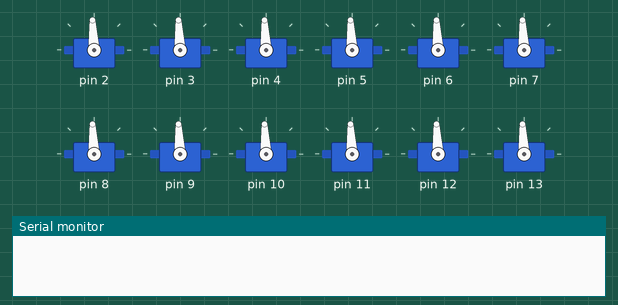
Simulated run of this sketch. Board: Arduino Mega 2560, built with avr-gcc and run on an emulated ATmega2560. On the bench: 12 × servo, the last lines printed to the serial monitor. Random numbers use the default seed unless the sketch sets one.

Above: at 0.1 s.
At 13.0 s:
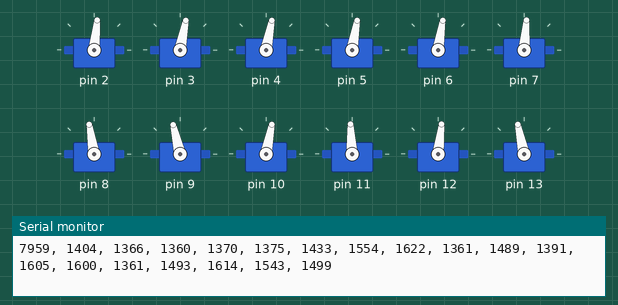
At 21.1 s:
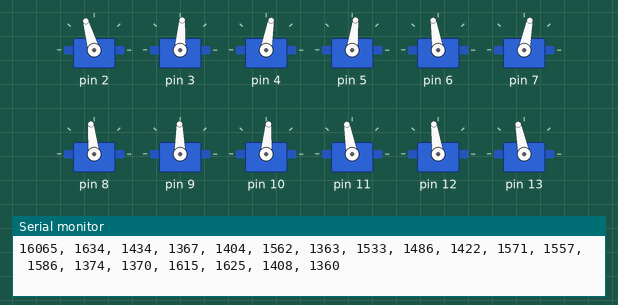
Timing chart, 0 to 40.0 s (numbered marks = the images above):
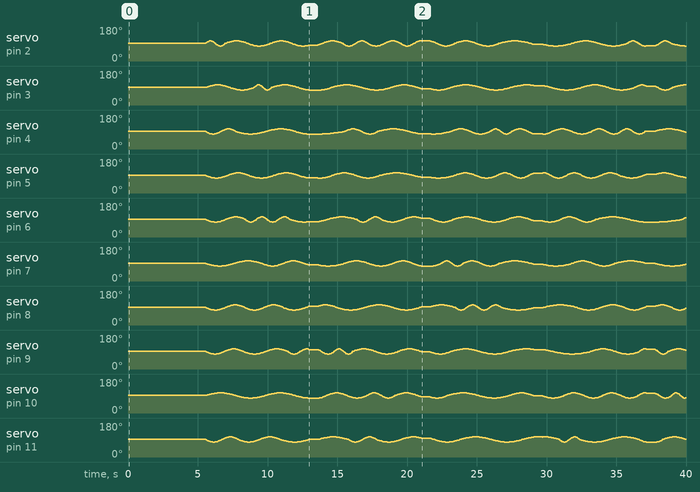

The sketch:

randomSinusoidal.ino
```cpp
#include<Servo.h>
#include<SoftwareSerial.h>
#include<Time.h>

const float pi = 3.14159265;
float startPos = 1500;
const int numServos = 18;
int amp = 140;
const int testTime = 6000; // 6 seconds
const int minPeriod = 1000;
const int maxPeriod = 4000;
const int timestep = minPeriod/25;
const int N = testTime/timestep;
int trials = 5;
//int factor = 1;

Servo servo[numServos];

int positions[numServos][N];
int lastWrite[numServos][3];
//int sensorPin[numServos];

void setup()
{
  for (int i=0;i<numServos;i++)
  {
    servo[i].write(startPos);
    servo[i].attach(i+2);
    //servo[i].write(startPos);
    //sensorPin[i] = i;
  };
  //while(1){};
  Serial.begin(57600);
  randomSeed(analogRead(40));
  delay(5000);
  //int t=0;
  //time_t start = time(0);
  unsigned long start = millis();
  for (int tr=0;tr<trials;tr++)
  {
    fillCycle();

    for (int i=0;i<N;i++)
    {
      //Serial.print(t);
      //Serial.print(difftime(time(0),start));
      int toPrint[numServos];
      for (int ser=0;ser<numServos;ser++)
      {
        servo[ser].write(positions[ser][i]);
        toPrint[ser] = positions[ser][i];
        //Serial.print(positions[ser][i]);
        //Serial.print(", ");
      };
      //t+=1;
      delay(timestep);
      unsigned long now = millis()-start;
      Serial.print(now);
      for (int ser=0;ser<numServos;ser++)
      {
        Serial.print(", ");
        Serial.print(toPrint[ser]);
      };
      Serial.print("\n");
    };
    resetServos();
    //for (int i=0;i<numServos;i++)
    //{
    //  servo[i].write(startPos);
    //};
    //delay(2000);
  };
}

void loop()
{
  //while(1){};
}

void fillCycle()
{
  for (int ser=0;ser<numServos;ser++)
  {
    int count = 0;
    int phase = pow(-1,random(0,2));
    while (positions[ser][N-1]==0)
    {
      float period;
      float shift = 0;
      float num;
      int toPhase;
      if (lastWrite[ser][0]==0)
      {
        period = float(random(minPeriod,maxPeriod));
        num = period/timestep;
        toPhase = phase;
      }
      else
      {
        float x0 = 0;
        float x1 = 1;
        float y0;
        float y1;
        if (lastWrite[ser][1] != lastWrite[ser][2])
        {
          y0 = float(lastWrite[ser][1]);
          y1 = float(lastWrite[ser][2]);
        }
        else
        {
          y0 = float(lastWrite[ser][0]);
          y1 = float(lastWrite[ser][2]);
          x1 = 3;
        };
        float lhs0 = asin((y0-float(startPos))/float(amp));
        float lhs1 = asin((y1-float(startPos))/float(amp));
        period = (2*pi*timestep*(x1-x0))/(lhs1-lhs0);
        //phase = 1;
        //if (period<0){period*=-1;};
        shift = lhs1 - (2*pi*x1)/period;
        //Serial.print(ser);
        //Serial.print(", ");
        //Serial.print(y0);
        //Serial.print(", ");
        //Serial.print(y1);
        //Serial.print(", ");
        //Serial.print(lhs0);
        //Serial.print(", ");
        //Serial.print(lhs1);
        //Serial.print(", ");
        //Serial.print(shift);
        //Serial.print("\n");
        if (period>0)
        {
          num = ((pi-shift)*period)/(2*pi*timestep);
        }
        else
        {
          num = ((pi+shift)*period)/(2*pi*timestep);
        };
        phase = 1;
        lastWrite[ser][0]=0;
        lastWrite[ser][1]=0;
        lastWrite[ser][2]=0;
        if (num<0)
        {toPhase = 1;}
        else {toPhase = -1;};
      };
      int n = abs(num);
      //Serial.print(ser);
      //Serial.print(", ");
      //Serial.print(period);
      //Serial.print(", ");
      //Serial.print(shift);
      //Serial.print(", ");
      //Serial.print(num);
      //Serial.print(", ");
      //Serial.print(n);
      //Serial.print("\n");
      for (int j=0;j<n;j++)
      {
        float J = j;
        int val = phase*amp*sin(pi*2*J*timestep/period+shift)+startPos;
        positions[ser][count]=val;
        count += 1;
        if (count>=N)
        {
          j = n;
        };
      };
      phase = toPhase;
    };
  };
}

void resetServos()
{
  //startPos -= 1;
  for (int i=0;i<numServos;i++)
  {
    //servo[i].write(startPos);
    //delay(timestep*8);
    lastWrite[i][0]=positions[i][N-4];
    lastWrite[i][1]=positions[i][N-2];
    lastWrite[i][2]=positions[i][N-1];
    //Serial.print(lastWrite[i][0]);
    //Serial.print(", ");
    //Serial.print(lastWrite[i][1]);
    //Serial.print("\n");
    for (int j=0;j<N;j++)
    {
      positions[i][j]=0;
    };
    //positions[i][-2]=0;
    //positions[i][-1]=0;
  };
  //delay(1000);
}

void testCycle()
{
  for (int i=0;i<numServos;i++)
  {
    int count = 0;
    int phase = pow(-1,random(0,2));

    while (positions[i][N-1]==0)
    {
      float period = random(minPeriod,maxPeriod);
      int n = period/timestep;
      float num = n;
      for (int j=0;j<n;j++)
      {
        float J = j;
        int val = phase*amp*sin(pi*2*J/num)+startPos;
        positions[i][count]=val;
        count += 1;
        if (count>=N)
        {
          j = n;
        };
      };
    };
  };
}
```
